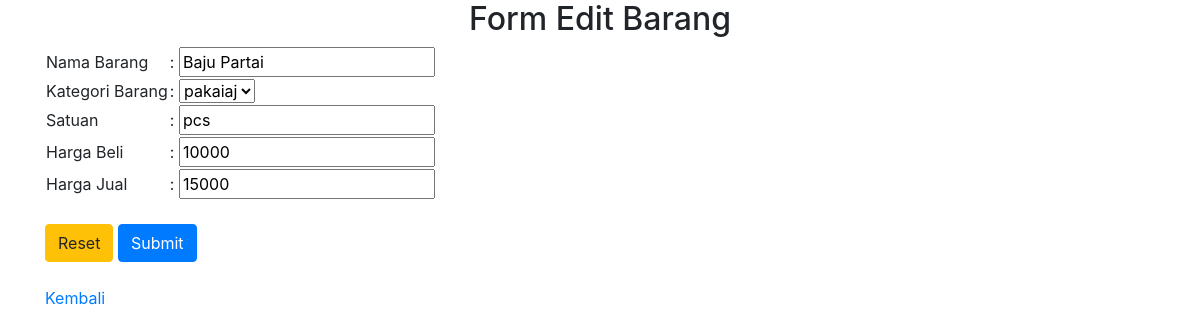
Page /edit_barang.php?id_barang=4 on the committed database.
### tables this page shows
CREATE TABLE `tbarang` (
  `id_barang` int(11) NOT NULL,
  `id_kategori` int(11) NOT NULL,
  `nama_barang` varchar(40) NOT NULL,
  `satuan` varchar(20) NOT NULL,
  `harga_beli` int(11) NOT NULL,
  `harga_jual` int(11) NOT NULL
);

CREATE TABLE `tkategori` (
  `id_kategori` int(11) NOT NULL,
  `nama_kategori` varchar(50) NOT NULL
);

### edit_barang.php (the view, shortened to what this page needs)
<?php
include "koneksi.php";
$tampil=mysqli_query($koneksi,"SELECT * FROM tbarang inner join tkategori on tbarang.id_kategori=tkategori.id_kategori WHERE id_barang='$_GET[id_barang]'");
$data=mysqli_fetch_array($tampil);
?>
<!DOCTYPE html>
<html lang="en">
<head>
	<link rel="stylesheet" href="https://stackpath.bootstrapcdn.com/bootstrap/4.3.1/css/bootstrap.min.css">
</head>
<body>
<div class="container">
	<h2 align="center">Form Edit Barang</h2>
    <form action="update_barang.php " method="post">
    <table>
	<tr>
		<td>Nama Barang</td>
       <td> : <input type="hidden" name="id_barang" value="<?php echo"$data[id_barang]";?>"/>
		<input type="text" name="nama_barang" value="<?php echo"$data[nama_barang]";?>"/></td>
	</tr>
	<tr>
		<td>Kategori Barang</td>
		<td>: <select name="id_kategori">
			  <option value="<?php echo"$data[id_kategori]";?>"><?php echo"$data[nama_kategori]";?></option>
                    </select>
                </td>
	</tr>
    <tr>
		<td>Satuan</td>
		<td>: <input type="text" name="satuan" value="<?php echo"$data[satuan]";?>"/></td>
	</tr>
	<tr>
		<td>Harga Beli</td>
		<td>: <input type="number" name="harga_beli" value="<?php echo"$data[harga_beli]";?>"/></td>
	</tr>
	<tr>
		<td>Harga Jual</td>
		<td>: <input type="number" name="harga_jual" value="<?php echo"$data[harga_jual]";?>"/></td>
	</tr>
	</table>
	<br>
	<button type="reset" class="btn btn-warning">Reset</button>
            <button type="submit" class="btn btn-primary">Submit</button><br><br>
	<a href='index.php'>Kembali</a>
    </form>
	</div>
</body>
</html>

### rows in the picture
tbarang: nama_barang "Baju Partai", id_kategori "pakaiaj", satuan "pcs", harga_beli "10000", harga_jual "15000"
